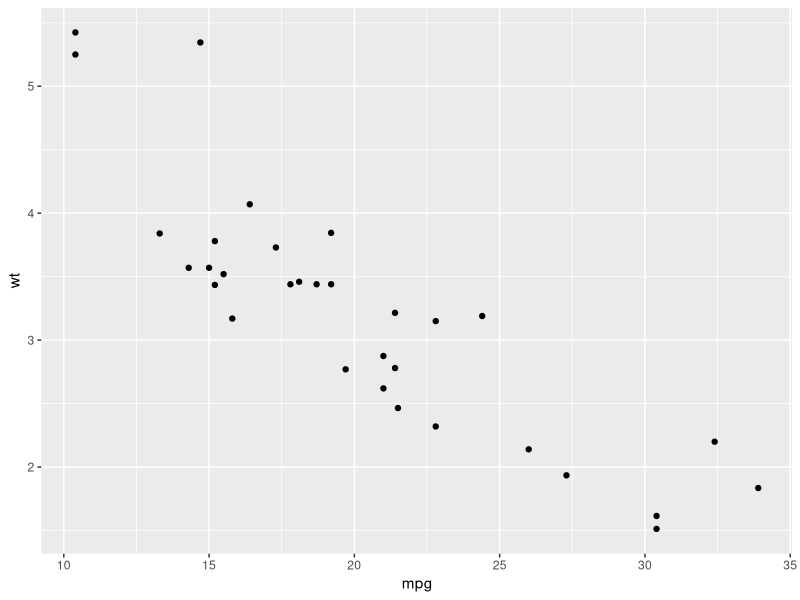
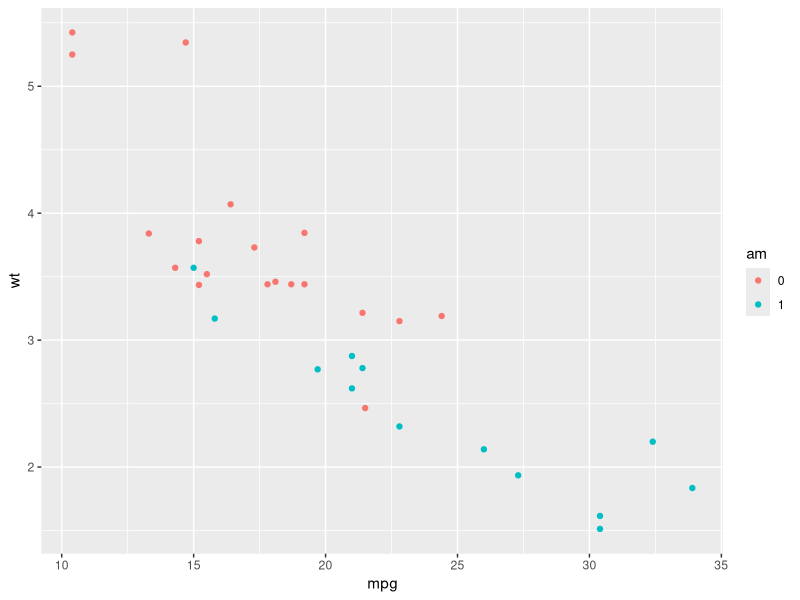
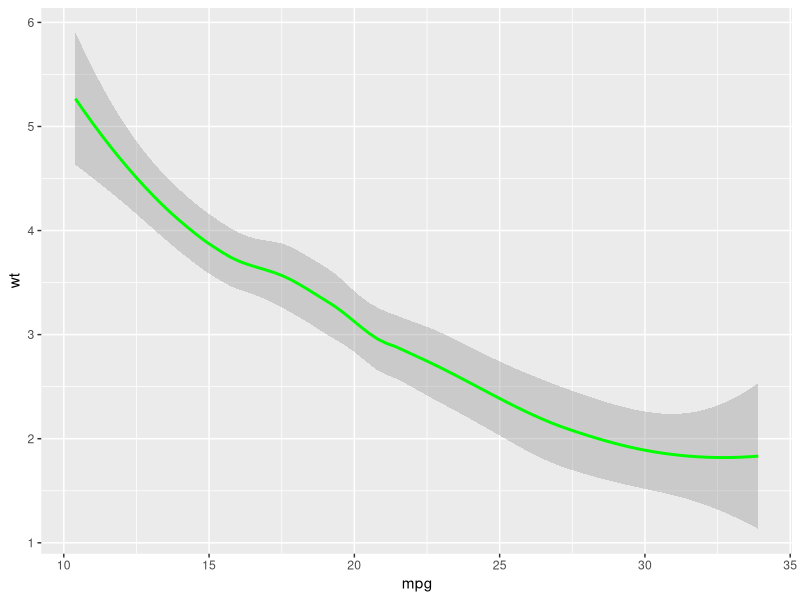
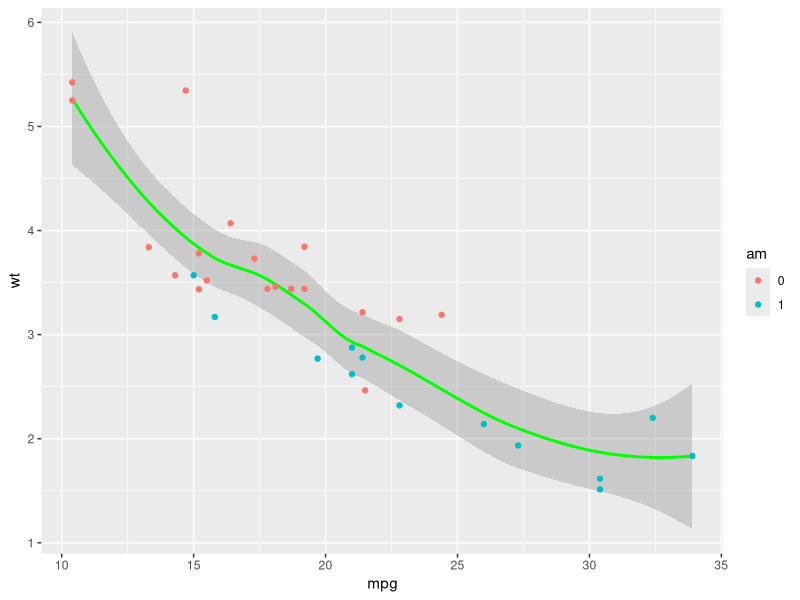
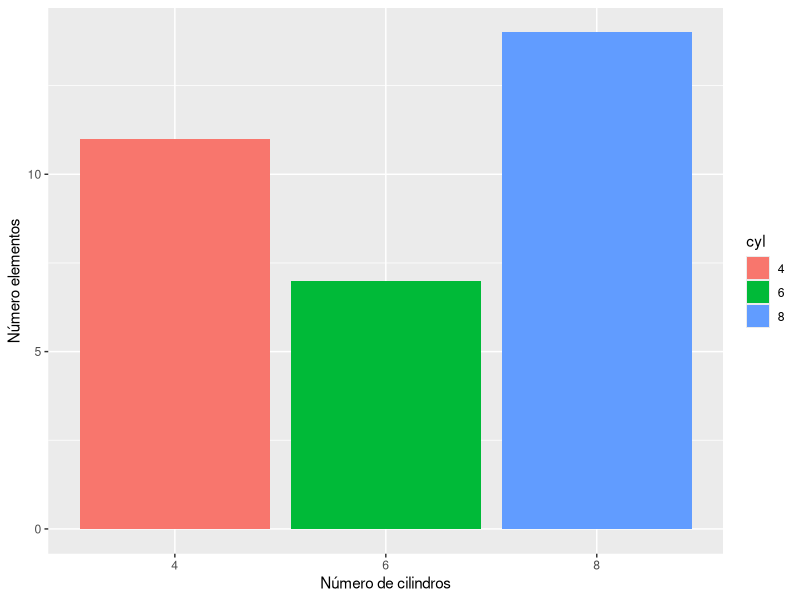
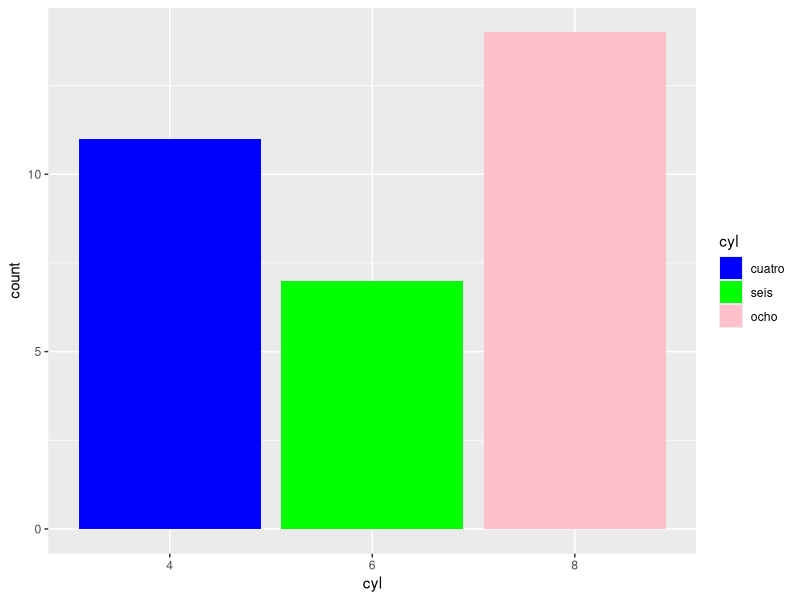
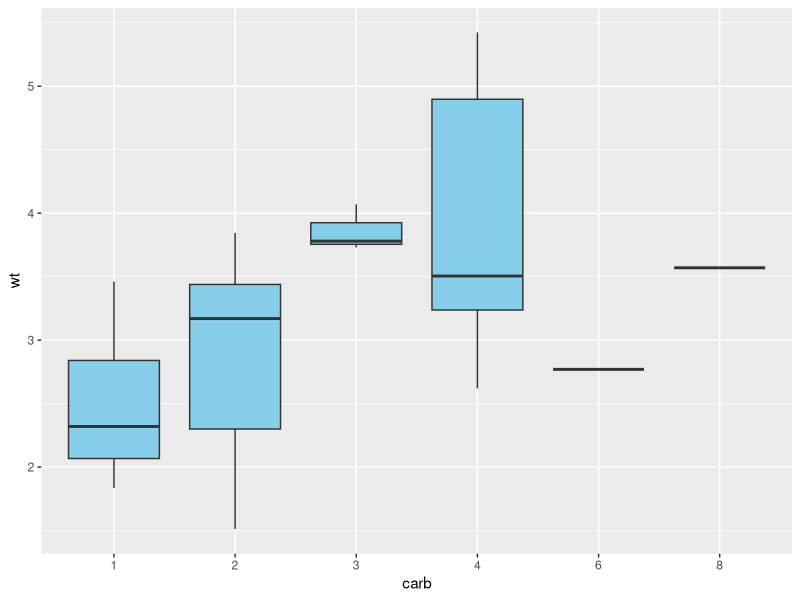

Here is the R script that generated these plots, in order:
library(ggplot2)
library(dplyr)
data(mtcars)
View(mtcars)

str(mtcars)
#0. Carga el conjunto de datos `mtcars` y transforma a factores aquellas columnas que representen categorías. 
#Recuerda a cargar las librerías `ggplot2` y `dplyr`

mtcars$am = as.factor(mtcars$am)
mtcars$cyl = as.factor(mtcars$cyl)
mtcars$carb = as.factor(mtcars$carb)

#1. Muestra en un gráfico la relación entre el peso del vehículo (wt) en el eje `y` y la cantidad de millas
#por combustible (mpg) en el eje `x`. Debes usar `geom_point`.

ggplot(data = mtcars) +
  geom_point(mapping = aes(x=mpg,y=wt))

#2. Vamos a añadir color al gráfico anterior, veamos si el hecho que el coche sea automático puede ayudar a tener más información.


ggplot(data = mtcars) +
  geom_point(mapping = aes(x=mpg,y=wt, color=am))


#3. Vamos a cambiar la geometría, usaremos `geom_smooth`. Queremos poner la línea de color verde

ggplot(data = mtcars, mapping = aes(x=mpg,y=wt)) +
  geom_smooth(color="green") 

#3b.  En el mismo gráfico añadiremos los puntos que teníamos antes

ggplot(data = mtcars, mapping = aes(x=mpg,y=wt)) +
  geom_smooth(color="green") +
  geom_point(mapping = aes(color=am))

#4. Dibuja un diagrama de barras en el que veamos el número de coches de cada cilindrada. Cada barra debe ser de un color.
#Para asignar manualmente el color de cada barra se puede usar la función [scale_fill_manual](https://ggplot2.tidyverse.org/reference/scale_manual.html)
mtcars %>% ggplot() + 
  geom_bar(mapping = aes(x=cyl, fill=cyl)) +
             xlab("Número de cilindros") + ylab("Número elementos")

mtcars %>% ggplot() + 
  geom_bar(aes(x=cyl, fill=cyl)) +
  scale_fill_manual(values=c("blue","green","pink"), labels=c("cuatro","seis","ocho"))

# 5. Busca en la documentación oficial de ggplot2 como dibujar un boxplot. Haz un diagrama de este tipo con según el número de carburadores.
# Rellena el boxplot con el color _skyblue_.
ggplot(mtcars) + 
  geom_boxplot(aes(carb,wt), fill="skyblue")

# 5b. Para repasar: Cuantas ocurrencias hay de cada tipo de carb diferente. Usa las funciones `group_by` y `summarise` para mostrarlas.
# Ya que estamos en faena, añadiremos el peso medio de cada categoría

resultado = mtcars %>% group_by(carb) %>% summarise(peso.medio= mean(wt), cont = n())
View(resultado)
